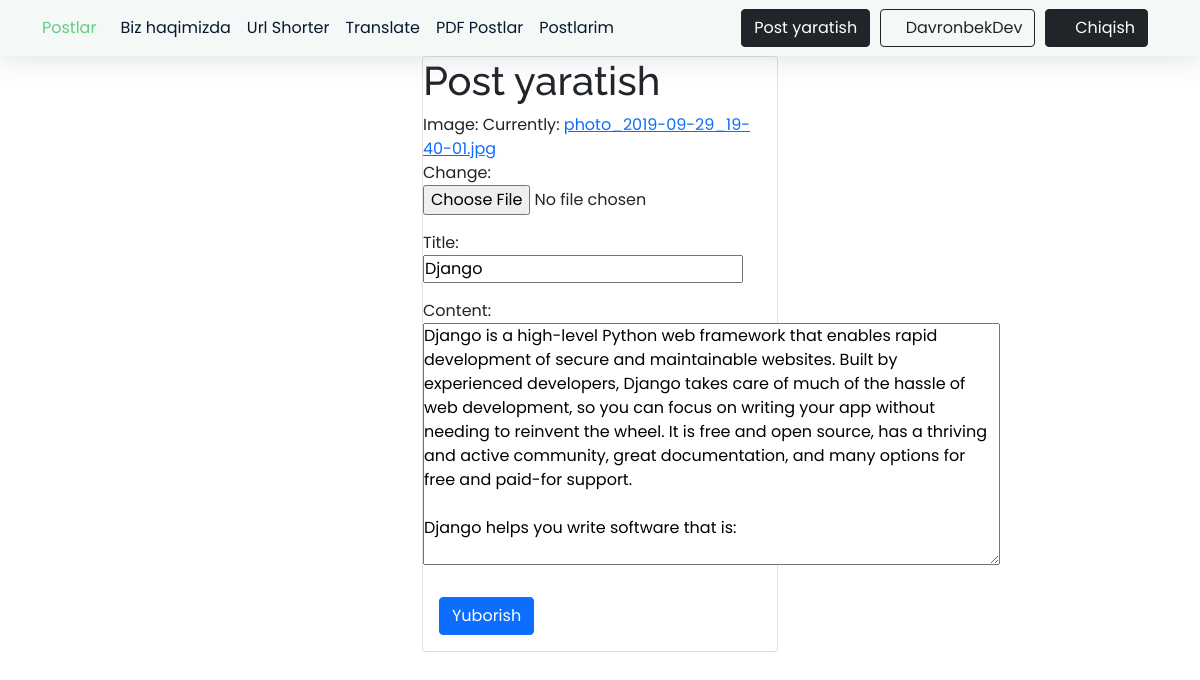
Screenshot of /post/40/update (signed in) with the database file from the repository.
### blog/models.py (models this page shows, shortened)
class Post(models.Model):
    image = models.ImageField(null=False, blank=False)
    title = models.CharField(max_length=50)
    content = models.TextField()
    date_posted = models.DateTimeField(default=timezone.now) #hozirgi vaqtni olamiz
    author = models.ForeignKey('auth.User',related_name='posts',on_delete=models.CASCADE) #agar ruyhatdan utgan insoni akkounti uchirilsa uning postlari ham uchib ketadi
    likes = models.ManyToManyField(User,related_name='blog_posts')

### blog/views.py (the view)
# urls.py: path('post/<int:pk>/update', PostUpdateView.as_view(), name='post-update'),
class PostUpdateView(LoginRequiredMixin,UserPassesTestMixin, UpdateView):
    try:
        model = Post
        fields = ['image','title','content']
        def form_valid(self, form):
            form.instance.author = self.request.user
            return super().form_valid(form)
        def test_func(self):  # sourcery skip: return-identity
            post = self.get_object()
            if self.request.user == post.author:
                return True
            return False
    except Exception:
        pass

### blog/templates/blog/post_form.html (shortened to what this page needs)
{% extends 'base.html' %}
{% load crispy_forms_tags %}
{% block content %}
<div class="container">
        <div class="row  row justify-content-center">
            <div class="col-md-4">
                <div class="card">
                    <h1>Post yaratish</h1>
                    <form action="" method="post" enctype="multipart/form-data">
                    <fieldset class="form-group">
                      {{ form.as_p }}
                    </fieldset>
                      <button class="btn btn-primary m-3" type="submit">Yuborish</button>
                    </form>
                </div>
            </div>
        </div>
</div>
{% endblock content %}

### blog/templates/base.html (shortened to what this page needs)
{% load static %}
<!DOCTYPE html>
<html lang="en">
    <head>
        <link rel="stylesheet" href="{% static 'assets/css/index.css' %}">
        <link href="https://cdn.jsdelivr.net/npm/bootstrap@5.0.2/dist/css/bootstrap.min.css" rel="stylesheet"
>
        <link href="{% static 'assets/vendor/bootstrap-icons/bootstrap-icons.css' %}" rel="stylesheet">
        <link href="{% static 'assets/vendor/boxicons/css/boxicons.min.css' %}" rel="stylesheet">
        <link rel="stylesheet" href="https://cdnjs.cloudflare.com/ajax/libs/font-awesome/5.15.3/css/all.min.css"/>
        <link rel="stylesheet" href="https://cdnjs.cloudflare.com/ajax/libs/animate.css/4.1.1/animate.min.css"/>
        <link href="https://unpkg.com/aos@2.3.1/dist/aos.css" rel="stylesheet">
        <link rel="stylesheet" href="{% static 'assets/css/blog-responsive.css' %}">
        <link rel="stylesheet" href="{% static 'assets/css/index.css' %}">
        <link rel="stylesheet" href="{% static 'assets/css/blog.css' %}">
        <link href="https://cdn.jsdelivr.net/npm/bootstrap@5.0.2/dist/css/bootstrap.min.css" rel="stylesheet"
>
        <link rel="stylesheet" href="{% static 'css/index.css' %}">
        <link href="https://cdn.jsdelivr.net/npm/bootstrap@5.0.2/dist/css/bootstrap.min.css" rel="stylesheet">
        <link href="{% static 'assets/vendor/bootstrap-icons/bootstrap-icons.css' %}" rel="stylesheet">
        <link href="{% static 'assets/vendor/boxicons/css/boxicons.min.css' %}" rel="stylesheet">
    </head>
<body>
<header>
        <nav class="navbar navbar-expand-lg nav-bar navbar-light sticky-top">
            <div class="container">
                <a class="nav-link active home-txt" aria-current="page" href="{% url 'blog-home' %}" style="padding: 8px 16px 8px 0;">Postlar</a>
                <div class="collapse navbar-collapse" id="navbarSupportedContent">
                    <ul class="navbar-nav me-auto mb-2 mb-lg-0">
                        <li class="nav-item">
                            <a class="nav-link clr-nav" href="{% url 'blog-about' %}">Biz haqimizda</a>
                        </li>
                        <li class="nav-item">
                            <a class="nav-link clr-nav" href="{% url 'url' %}">Url Shorter</a>
                        </li>
                        <li class="nav-item">
                            <a class="nav-link clr-nav" href="{% url 'tarjima' %}">Translate</a>
                        </li>
                        <li class="nav-item">
                            <a class="nav-link clr-nav" href="{% url 'post-pdf' %}">PDF Postlar</a>
                        </li>
                        {% if user.is_authenticated %}
                        <li class="nav-item">
                            <a class="nav-link clr-nav" href="{% url 'user-posts'  user.username %}">Postlarim</a>
                        </li>
                        {% endif %}
                    </ul>
                    {% if user.is_authenticated  %}
                        <form class="d-flex nav-btns-div">
                        <a class="btn btn-dark mr2 nav-btn-mt" href="{% url 'post-create' %}"> Post yaratish</a>
                            <a class="btn btn-outline-dark mr2" href="{% url 'profile' %}"><i class='bx bxs-user' ></i>{{ user.username }}</a>
                            <a class="btn btn-dark mr2 nav-btn-mt" href="{% url 'logout' %}"><i class='bx bx-log-out'></i> Chiqish</a>
                        </form>
                    {% else %}
                        <form class="d-flex"></form>
                            <a class="btn btn-outline-dark mr2" href="{% url 'rigester' %}"><i class='fas fa-user-plus'></i>  Ro'yxatdan o'tish</a>
                            <a class="btn btn-dark mr2 mt2" href="{% url 'login' %}"><i class='bx bx-log-in'></i>Kirish</a>
                        </form>
                    {% endif %}
                </div>
            </div>
        </nav>
    </header>
<main>
{% block content %}
{% endblock %}
</main>
</body>
</html>

### blog/static/assets/css/index.css (style rules this page uses)
* { margin: 0; padding: 0; font-family: 'Poppins', sans-serif; }
h1, h2, h3, h4, h5, h6 { font-family: "Raleway", sans-serif; }
a { color: #4154f1; text-decoration: none; }
html, body { height: 100%; }
.clr-nav { transition: 0.3s; color: #07192f !important; }
.nav-bar { background-color: #f4f8f7; box-shadow: 0 0 30px rgba(127, 137, 161, 0.3); }
.mr2 { text-decoration: none !important; margin-right: 10px; }
ul li a { text-decoration: none; }

### blog/static/assets/css/blog.css (style rules this page uses)
a { text-decoration: none; }

### blog/static/css/index.css (style rules this page uses)
* { margin: 0; padding: 0; box-sizing: border-box; }
body, input { font-family: "Poppins", sans-serif; }
.nav-bar { background-color: #f4f8f7; box-shadow: 0 0 30px rgb(127 137 161 / 30%); }

### blog/templates/base.html (style rules this page uses)
html, body { height: 100%; }
body { display: flex; flex-direction: column; }
main { flex-grow: 1; }
.home-txt { color: #5fcf80 !important; }

### rows the page displays
Post: title "Django", content "Django is a high-level Python web framework that enables rapid development of secure and maintainable websites. Built by experienced developers, Django takes care of much of the hassle of web development, so you can focus on writing your app without needing to reinvent the wheel. It is free and open source, has a thriving and active community, great documentation, and many options for free and paid-for support. Django helps you write software that is:"

### other values shown
{{ user.username }} "DavronbekDev"
